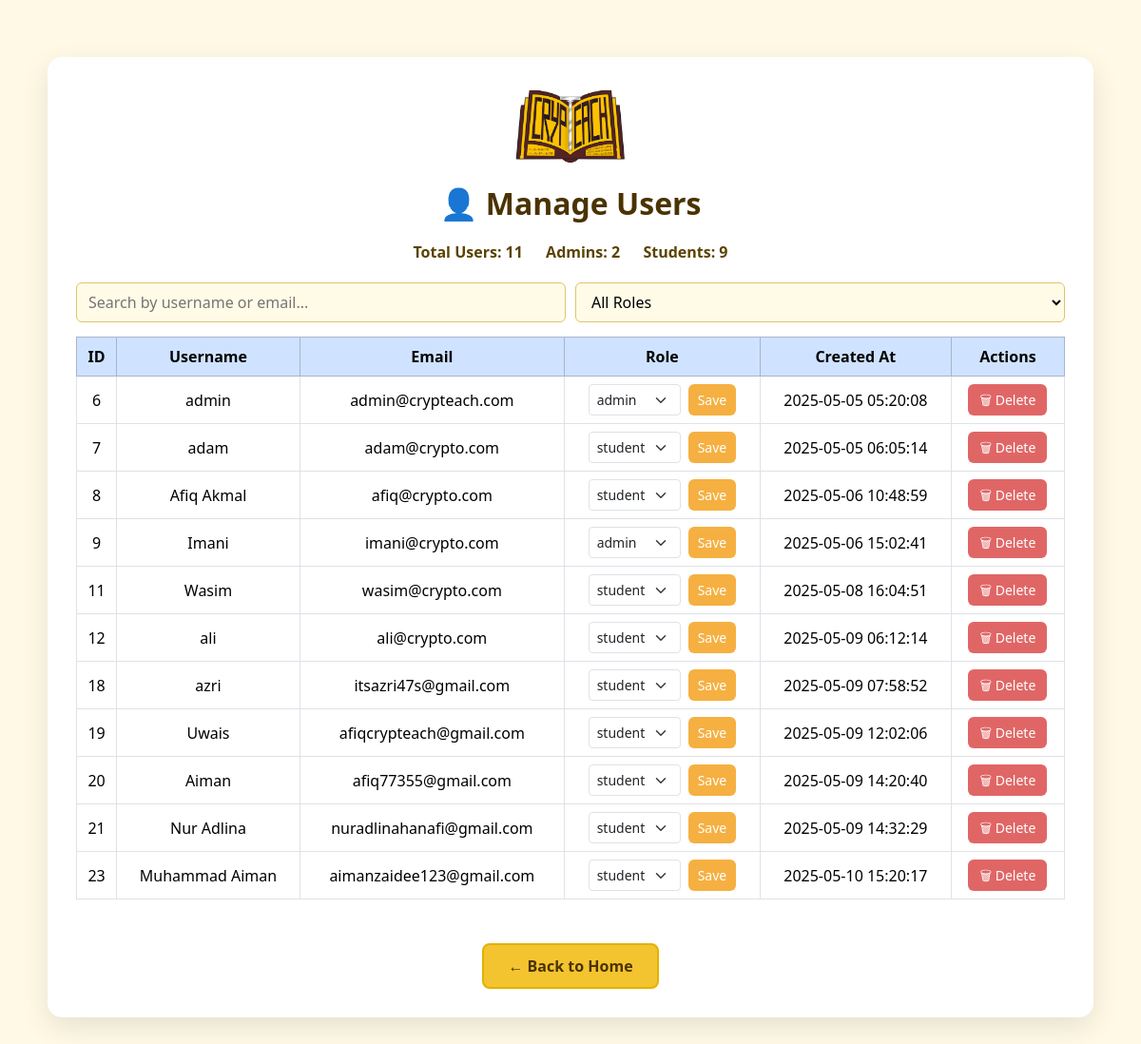
The app's page /manage_users.php (signed in) with its own data.
### tables this page shows
CREATE TABLE `users` (
  `id` int(11) NOT NULL,
  `username` varchar(50) NOT NULL,
  `email` varchar(100) DEFAULT NULL,
  `password` varchar(255) NOT NULL,
  `created_at` timestamp NOT NULL DEFAULT current_timestamp(),
  `score` int(11) DEFAULT 0,
  `role` enum('admin','student') NOT NULL DEFAULT 'student',
  `login_count` int(11) DEFAULT 0,
  `profile_photo` varchar(255) DEFAULT NULL
);

### manage_users.php (the view, shortened to what this page needs)
<?php
include 'db.php';
$users = $conn->query("SELECT * FROM users");
$adminCount = $conn->query("SELECT COUNT(*) as total FROM users WHERE role='admin'")->fetch_assoc()['total'];
$studentCount = $conn->query("SELECT COUNT(*) as total FROM users WHERE role='student'")->fetch_assoc()['total'];
$totalUsers = $conn->query("SELECT COUNT(*) as total FROM users")->fetch_assoc()['total'];
?>
<!DOCTYPE html>
<html lang="en">
<head>
    <link href="https://cdn.jsdelivr.net/npm/bootstrap@5.3.3/dist/css/bootstrap.min.css" rel="stylesheet">
</head>
<body>
<div class="container">
    <img src="uploads/crypteach_logo.png" alt="Logo" class="logo">
    <h2>👤 Manage Users</h2>
    <div class="summary">
        <span>Total Users: <?= $totalUsers ?></span>
        <span>Admins: <?= $adminCount ?></span>
        <span>Students: <?= $studentCount ?></span>
    </div>
    <div class="search-filter">
        <input type="text" id="searchInput" placeholder="Search by username or email...">
        <select id="roleFilter">
            <option value="">All Roles</option>
        </select>
    </div>
    <div class="table-responsive">
        <table class="table table-bordered align-middle" id="userTable">
            <thead class="table-primary text-center">
                <tr>
                    <th>ID</th>
                    <th>Username</th>
                    <th>Email</th>
                    <th>Role</th>
                    <th>Created At</th>
                    <th>Actions</th>
                </tr>
            </thead>
            <tbody>
                <?php while ($user = $users->fetch_assoc()): ?>
                <tr>
                    <td><?= $user['id'] ?></td>
                    <td><?= htmlspecialchars($user['username']) ?></td>
                    <td><?= htmlspecialchars($user['email']) ?></td>
                    <td>
                        <form method="POST" class="d-flex justify-content-center gap-2">
                            <select name="new_role" class="form-select form-select-sm" style="width: auto;">
                                <option value="student" <?= $user['role'] == 'student' ? 'selected' : '' ?>>student</option>
                                <option value="admin" <?= $user['role'] == 'admin' ? 'selected' : '' ?>>admin</option>
                            </select>
                            <button type="submit" name="update_role" class="btn-save">Save</button>
                        </form>
                    </td>
                    <td><?= $user['created_at'] ?></td>
                    <td>
                        <a href="?delete=<?= $user['id'] ?>" onclick="return confirm('Delete this user?')">
                            <button class="btn-delete">🗑 Delete</button>
                        </a>
                    </td>
                </tr>
                <?php endwhile; ?>
            </tbody>
        </table>
    </div>
    <div class="btn-back-wrapper">
    <a class="btn-back" href="admin_home.php">← Back to Home</a>
</div>
</div>
</body>
</html>

### manage_users.php (style rules this page uses)
body { background-color: #fff9e6; font-family: 'Segoe UI', Tahoma, Geneva, Verdana, sans-serif; }
.container { max-width: 1100px; margin: 60px auto; background-color: white; padding: 30px; border-radius: 15px; box-shadow: 0 10px 30px rgba(0,0,0,0.1); }
.logo { display: block; margin: 0 auto 20px; height: 85px; }
h2 { text-align: center; margin-bottom: 20px; color: #4a3300; font-weight: bold; }
.summary { text-align: center; margin-bottom: 20px; color: #5a4300; }
.summary span { margin: 0 10px; font-weight: 600; }
.search-filter { display: flex; justify-content: space-between; margin-bottom: 15px; gap: 10px; }
.search-filter input, .search-filter select { width: 100%; padding: 8px 12px; border-radius: 6px; border: 1px solid #e2c36c; background-color: #fffbe6; }
.table thead { background: linear-gradient(to right, #ffdd80, #ffe699); color: #4a3300; }
.table td, .table th { vertical-align: middle; text-align: center; }
.btn-delete { background-color: #e06666; color: white; border: none; padding: 6px 12px; border-radius: 6px; font-size: 14px; }
.btn-save { background-color: #f5b041; color: white; padding: 6px 10px; font-size: 14px; border: none; border-radius: 6px; }
.btn-back-wrapper { display: flex; justify-content: center; margin-top: 30px; }
.btn-back { background-color: #f4c430; color: #4a3300; padding: 10px 25px; border-radius: 8px; font-weight: bold; border: 2px solid #e1b200; text-decoration: none; transition: background-color 0.2s ease; }

### records on screen
users: id "6", username "admin", email "admin@crypteach.com", new_role "admin", created_at "2025-05-05 05:20:08"
users: id "7", username "adam", email "adam@crypto.com", new_role "student", created_at "2025-05-05 06:05:14"
users: id "8", username "Afiq Akmal", email "afiq@crypto.com", new_role "student", created_at "2025-05-06 10:48:59"
users: id "9", username "Imani", email "imani@crypto.com", new_role "admin", created_at "2025-05-06 15:02:41"
users: id "11", username "Wasim", email "wasim@crypto.com", new_role "student", created_at "2025-05-08 16:04:51"
users: id "12", username "ali", email "ali@crypto.com", new_role "student", created_at "2025-05-09 06:12:14"
users: id "18", username "azri", email "itsazri47s@gmail.com", new_role "student", created_at "2025-05-09 07:58:52"
users: id "19", username "Uwais", email "afiqcrypteach@gmail.com", new_role "student", created_at "2025-05-09 12:02:06"
users: id "20", username "Aiman", email "afiq77355@gmail.com", new_role "student", created_at "2025-05-09 14:20:40"
users: id "21", username "Nur Adlina", email "nuradlinahanafi@gmail.com", new_role "student", created_at "2025-05-09 14:32:29"
users: id "23", username "Muhammad Aiman", email "aimanzaidee123@gmail.com", new_role "student", created_at "2025-05-10 15:20:17"

### other values on screen
$totalUsers "11"
$adminCount "2"
$studentCount "9"
